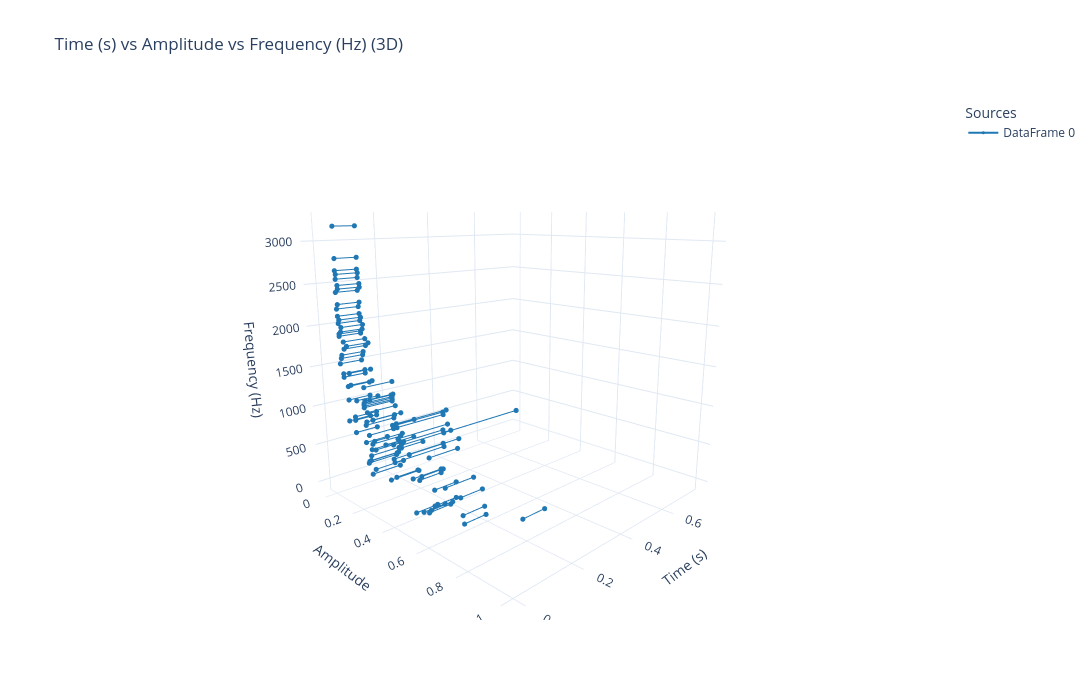

The code cell stored with this chart in its notebook:
### Code cell
from audiospylt.multiplotter import plot_combined_3d

plot_combined_3d(dfs=[new_df],
    axis_order=("time", "amp", "freq"),
    flip={"time": True},
    plot_width=1100,
    plot_height=700,
)  # if df also has amp_min/amp_max columns

### Figure 1 — Plotly figure (JSON) as saved in the notebook; plotly's stock layout.template omitted (floating-point values rounded to 4 significant figures)
{"data": [{"legendgroup": "DataFrame 0", "line": {"color": "#1f77b4", "width": 2}, "marker": {"color": "#1f77b4", "size": 3}, "mode": "lines+markers", "name": "DataFrame 0", "showlegend": true, "type": "scatter3d", "x": [0.03, 0.1], "y": [0.4819, 0.4819], "z": [71.43, 71.43]}, {"legendgroup": "DataFrame 0", "line": {"color": "#1f77b4", "width": 2}, "marker": {"color": "#1f77b4", "size": 3}, "mode": "lines+markers", "name": "DataFrame 0", "showlegend": false, "type": "scatter3d", "x": [0.03, 0.1], "y": [0.5253, 0.5253], "z": [128.6, 128.6]}, {"legendgroup": "DataFrame 0", "line": {"color": "#1f77b4", "width": 2}, "marker": {"color": "#1f77b4", "size": 3}, "mode": "lines+markers", "name": "DataFrame 0", "showlegend": false, "type": "scatter3d", "x": [0.03, 0.1], "y": [0.5565, 0.5565], "z": [157.1, 157.1]}, {"legendgroup": "DataFrame 0", "line": {"color": "#1f77b4", "width": 2}, "marker": {"color": "#1f77b4", "size": 3}, "mode": "lines+markers", "name": "DataFrame 0", "showlegend": false, "type": "scatter3d", "x": [0.03, 0.1], "y": [0.5679, 0.5679], "z": [200, 200]}, {"legendgroup": "DataFrame 0", "line": {"color": "#1f77b4", "width": 2}, "marker": {"color": "#1f77b4", "size": 3}, "mode": "lines+markers", "name": "DataFrame 0", "showlegend": false, "type": "scatter3d", "x": [0.03, 0.1], "y": [0.7405, 0.7405], "z": [242.9, 242.9]}, {"legendgroup": "DataFrame 0", "line": {"color": "#1f77b4", "width": 2}, "marker": {"color": "#1f77b4", "size": 3}, "mode": "lines+markers", "name": "DataFrame 0", "showlegend": false, "type": "scatter3d", "x": [0.03, 0.1], "y": [0.5877, 0.5877], "z": [271.4, 271.4]}, {"legendgroup": "DataFrame 0", "line": {"color": "#1f77b4", "width": 2}, "marker": {"color": "#1f77b4", "size": 3}, "mode": "lines+markers", "name": "DataFrame 0", "showlegend": false, "type": "scatter3d", "x": [0.03, 0.1], "y": [0.7338, 0.7338], "z": [328.6, 328.6]}, {"legendgroup": "DataFrame 0", "line": {"color": "#1f77b4", "width": 2}, "marker": {"color": "#1f77b4", "size": 3}, "mode": "lines+markers", "name": "DataFrame 0", "showlegend": false, "type": "scatter3d", "x": [0.03, 0.1], "y": [0.3691, 0.3691], "z": [385.7, 385.7]}, {"legendgroup": "DataFrame 0", "line": {"color": "#1f77b4", "width": 2}, "marker": {"color": "#1f77b4", "size": 3}, "mode": "lines+markers", "name": "DataFrame 0", "showlegend": false, "type": "scatter3d", "x": [0.03, 0.1], "y": [0.5892, 0.5892], "z": [457.1, 457.1]}, {"legendgroup": "DataFrame 0", "line": {"color": "#1f77b4", "width": 2}, "marker": {"color": "#1f77b4", "size": 3}, "mode": "lines+markers", "name": "DataFrame 0", "showlegend": false, "type": "scatter3d", "x": [0.03, 0.1], "y": [0.5069, 0.5069], "z": [485.7, 485.7]}, {"legendgroup": "DataFrame 0", "line": {"color": "#1f77b4", "width": 2}, "marker": {"color": "#1f77b4", "size": 3}, "mode": "lines+markers", "name": "DataFrame 0", "showlegend": false, "type": "scatter3d", "x": [0.03, 0.1], "y": [0.7239, 0.7239], "z": [514.3, 514.3]}, {"legendgroup": "DataFrame 0", "line": {"color": "#1f77b4", "width": 2}, "marker": {"color": "#1f77b4", "size": 3}, "mode": "lines+markers", "name": "DataFrame 0", "showlegend": false, "type": "scatter3d", "x": [0.03, 0.1], "y": [0.5196, 0.5196], "z": [542.9, 542.9]}, {"legendgroup": "DataFrame 0", "line": {"color": "#1f77b4", "width": 2}, "marker": {"color": "#1f77b4", "size": 3}, "mode": "lines+markers", "name": "DataFrame 0", "showlegend": false, "type": "scatter3d", "x": [0.03, 0.1], "y": [1, 1], "z": [600, 600]}, {"legendgroup": "DataFrame 0", "line": {"color": "#1f77b4", "width": 2}, "marker": {"color": "#1f77b4", "size": 3}, "mode": "lines+markers", "name": "DataFrame 0", "showlegend": false, "type": "scatter3d", "x": [0.03, 0.1], "y": [0.1772, 0.1772], "z": [642.9, 642.9]}, {"legendgroup": "DataFrame 0", "line": {"color": "#1f77b4", "width": 2}, "marker": {"color": "#1f77b4", "size": 3}, "mode": "lines+markers", "name": "DataFrame 0", "showlegend": false, "type": "scatter3d", "x": [0.03, 0.1], "y": [0.109, 0.109], "z": [714.3, 714.3]}, {"legendgroup": "DataFrame 0", "line": {"color": "#1f77b4", "width": 2}, "marker": {"color": "#1f77b4", "size": 3}, "mode": "lines+markers", "name": "DataFrame 0", "showlegend": false, "type": "scatter3d", "x": [0.03, 0.1], "y": [0.4055, 0.4055], "z": [771.4, 771.4]}, {"legendgroup": "DataFrame 0", "line": {"color": "#1f77b4", "width": 2}, "marker": {"color": "#1f77b4", "size": 3}, "mode": "lines+markers", "name": "DataFrame 0", "showlegend": false, "type": "scatter3d", "x": [0.03, 0.1], "y": [0.06382, 0.06382], "z": [828.6, 828.6]}, {"legendgroup": "DataFrame 0", "line": {"color": "#1f77b4", "width": 2}, "marker": {"color": "#1f77b4", "size": 3}, "mode": "lines+markers", "name": "DataFrame 0", "showlegend": false, "type": "scatter3d", "x": [0.03, 0.1], "y": [0.1086, 0.1086], "z": [871.4, 871.4]}, {"legendgroup": "DataFrame 0", "line": {"color": "#1f77b4", "width": 2}, "marker": {"color": "#1f77b4", "size": 3}, "mode": "lines+markers", "name": "DataFrame 0", "showlegend": false, "type": "scatter3d", "x": [0.03, 0.1], "y": [0.1087, 0.1087], "z": [914.3, 914.3]}, {"legendgroup": "DataFrame 0", "line": {"color": "#1f77b4", "width": 2}, "marker": {"color": "#1f77b4", "size": 3}, "mode": "lines+markers", "name": "DataFrame 0", "showlegend": false, "type": "scatter3d", "x": [0.03, 0.1], "y": [0.3569, 0.3569], "z": [1000, 1000]}, {"legendgroup": "DataFrame 0", "line": {"color": "#1f77b4", "width": 2}, "marker": {"color": "#1f77b4", "size": 3}, "mode": "lines+markers", "name": "DataFrame 0", "showlegend": false, "type": "scatter3d", "x": [0.03, 0.1], "y": [0.06841, 0.06841], "z": [1100, 1100]}, {"legendgroup": "DataFrame 0", "line": {"color": "#1f77b4", "width": 2}, "marker": {"color": "#1f77b4", "size": 3}, "mode": "lines+markers", "name": "DataFrame 0", "showlegend": false, "type": "scatter3d", "x": [0.03, 0.1], "y": [0.1249, 0.1249], "z": [1129.0, 1129.0]}, {"legendgroup": "DataFrame 0", "line": {"color": "#1f77b4", "width": 2}, "marker": {"color": "#1f77b4", "size": 3}, "mode": "lines+markers", "name": "DataFrame 0", "showlegend": false, "type": "scatter3d", "x": [0.03, 0.1], "y": [0.2161, 0.2161], "z": [1200, 1200]}, {"legendgroup": "DataFrame 0", "line": {"color": "#1f77b4", "width": 2}, "marker": {"color": "#1f77b4", "size": 3}, "mode": "lines+markers", "name": "DataFrame 0", "showlegend": false, "type": "scatter3d", "x": [0.03, 0.1], "y": [0.06946, 0.06946], "z": [1271.0, 1271.0]}, {"legendgroup": "DataFrame 0", "line": {"color": "#1f77b4", "width": 2}, "marker": {"color": "#1f77b4", "size": 3}, "mode": "lines+markers", "name": "DataFrame 0", "showlegend": false, "type": "scatter3d", "x": [0.03, 0.1], "y": [0.08924, 0.08924], "z": [1300, 1300]}, {"legendgroup": "DataFrame 0", "line": {"color": "#1f77b4", "width": 2}, "marker": {"color": "#1f77b4", "size": 3}, "mode": "lines+markers", "name": "DataFrame 0", "showlegend": false, "type": "scatter3d", "x": [0.03, 0.1], "y": [0.04241, 0.04241], "z": [1371.0, 1371.0]}, {"legendgroup": "DataFrame 0", "line": {"color": "#1f77b4", "width": 2}, "marker": {"color": "#1f77b4", "size": 3}, "mode": "lines+markers", "name": "DataFrame 0", "showlegend": false, "type": "scatter3d", "x": [0.03, 0.1], "y": [0.0413, 0.0413], "z": [1414.0, 1414.0]}, {"legendgroup": "DataFrame 0", "line": {"color": "#1f77b4", "width": 2}, "marker": {"color": "#1f77b4", "size": 3}, "mode": "lines+markers", "name": "DataFrame 0", "showlegend": false, "type": "scatter3d", "x": [0.03, 0.1], "y": [0.08236, 0.08236], "z": [1443.0, 1443.0]}, {"legendgroup": "DataFrame 0", "line": {"color": "#1f77b4", "width": 2}, "marker": {"color": "#1f77b4", "size": 3}, "mode": "lines+markers", "name": "DataFrame 0", "showlegend": false, "type": "scatter3d", "x": [0.03, 0.1], "y": [0.02051, 0.02051], "z": [1529.0, 1529.0]}, {"legendgroup": "DataFrame 0", "line": {"color": "#1f77b4", "width": 2}, "marker": {"color": "#1f77b4", "size": 3}, "mode": "lines+markers", "name": "DataFrame 0", "showlegend": false, "type": "scatter3d", "x": [0.03, 0.1], "y": [0.03049, 0.03049], "z": [1600, 1600]}, {"legendgroup": "DataFrame 0", "line": {"color": "#1f77b4", "width": 2}, "marker": {"color": "#1f77b4", "size": 3}, "mode": "lines+markers", "name": "DataFrame 0", "showlegend": false, "type": "scatter3d", "x": [0.03, 0.1], "y": [0.0358, 0.0358], "z": [1643.0, 1643.0]}, {"legendgroup": "DataFrame 0", "line": {"color": "#1f77b4", "width": 2}, "marker": {"color": "#1f77b4", "size": 3}, "mode": "lines+markers", "name": "DataFrame 0", "showlegend": false, "type": "scatter3d", "x": [0.03, 0.1], "y": [0.055, 0.055], "z": [1729.0, 1729.0]}, {"legendgroup": "DataFrame 0", "line": {"color": "#1f77b4", "width": 2}, "marker": {"color": "#1f77b4", "size": 3}, "mode": "lines+markers", "name": "DataFrame 0", "showlegend": false, "type": "scatter3d", "x": [0.03, 0.1], "y": [0.07401, 0.07401], "z": [1771.0, 1771.0]}, {"legendgroup": "DataFrame 0", "line": {"color": "#1f77b4", "width": 2}, "marker": {"color": "#1f77b4", "size": 3}, "mode": "lines+markers", "name": "DataFrame 0", "showlegend": false, "type": "scatter3d", "x": [0.03, 0.1], "y": [0.05238, 0.05238], "z": [1814.0, 1814.0]}, {"legendgroup": "DataFrame 0", "line": {"color": "#1f77b4", "width": 2}, "marker": {"color": "#1f77b4", "size": 3}, "mode": "lines+markers", "name": "DataFrame 0", "showlegend": false, "type": "scatter3d", "x": [0.03, 0.1], "y": [0.02452, 0.02452], "z": [1871.0, 1871.0]}, {"legendgroup": "DataFrame 0", "line": {"color": "#1f77b4", "width": 2}, "marker": {"color": "#1f77b4", "size": 3}, "mode": "lines+markers", "name": "DataFrame 0", "showlegend": false, "type": "scatter3d", "x": [0.03, 0.1], "y": [0.0252, 0.0252], "z": [1900, 1900]}, {"legendgroup": "DataFrame 0", "line": {"color": "#1f77b4", "width": 2}, "marker": {"color": "#1f77b4", "size": 3}, "mode": "lines+markers", "name": "DataFrame 0", "showlegend": false, "type": "scatter3d", "x": [0.03, 0.1], "y": [0.0373, 0.0373], "z": [1929.0, 1929.0]}, {"legendgroup": "DataFrame 0", "line": {"color": "#1f77b4", "width": 2}, "marker": {"color": "#1f77b4", "size": 3}, "mode": "lines+markers", "name": "DataFrame 0", "showlegend": false, "type": "scatter3d", "x": [0.03, 0.1], "y": [0.04176, 0.04176], "z": [1986.0, 1986.0]}, {"legendgroup": "DataFrame 0", "line": {"color": "#1f77b4", "width": 2}, "marker": {"color": "#1f77b4", "size": 3}, "mode": "lines+markers", "name": "DataFrame 0", "showlegend": false, "type": "scatter3d", "x": [0.03, 0.1], "y": [0.02381, 0.02381], "z": [2029.0, 2029.0]}, {"legendgroup": "DataFrame 0", "line": {"color": "#1f77b4", "width": 2}, "marker": {"color": "#1f77b4", "size": 3}, "mode": "lines+markers", "name": "DataFrame 0", "showlegend": false, "type": "scatter3d", "x": [0.03, 0.1], "y": [0.02994, 0.02994], "z": [2071.0, 2071.0]}, {"legendgroup": "DataFrame 0", "line": {"color": "#1f77b4", "width": 2}, "marker": {"color": "#1f77b4", "size": 3}, "mode": "lines+markers", "name": "DataFrame 0", "showlegend": false, "type": "scatter3d", "x": [0.03, 0.1], "y": [0.02168, 0.02168], "z": [2114.0, 2114.0]}, {"legendgroup": "DataFrame 0", "line": {"color": "#1f77b4", "width": 2}, "marker": {"color": "#1f77b4", "size": 3}, "mode": "lines+markers", "name": "DataFrame 0", "showlegend": false, "type": "scatter3d", "x": [0.03, 0.1], "y": [0.01789, 0.01789], "z": [2200, 2200]}, {"legendgroup": "DataFrame 0", "line": {"color": "#1f77b4", "width": 2}, "marker": {"color": "#1f77b4", "size": 3}, "mode": "lines+markers", "name": "DataFrame 0", "showlegend": false, "type": "scatter3d", "x": [0.03, 0.1], "y": [0.02598, 0.02598], "z": [2257.0, 2257.0]}, {"legendgroup": "DataFrame 0", "line": {"color": "#1f77b4", "width": 2}, "marker": {"color": "#1f77b4", "size": 3}, "mode": "lines+markers", "name": "DataFrame 0", "showlegend": false, "type": "scatter3d", "x": [0.03, 0.1], "y": [0.01751, 0.01751], "z": [2400, 2400]}, {"legendgroup": "DataFrame 0", "line": {"color": "#1f77b4", "width": 2}, "marker": {"color": "#1f77b4", "size": 3}, "mode": "lines+markers", "name": "DataFrame 0", "showlegend": false, "type": "scatter3d", "x": [0.03, 0.1], "y": [0.03345, 0.03345], "z": [2443.0, 2443.0]}, {"legendgroup": "DataFrame 0", "line": {"color": "#1f77b4", "width": 2}, "marker": {"color": "#1f77b4", "size": 3}, "mode": "lines+markers", "name": "DataFrame 0", "showlegend": false, "type": "scatter3d", "x": [0.03, 0.1], "y": [0.03222, 0.03222], "z": [2486.0, 2486.0]}, {"legendgroup": "DataFrame 0", "line": {"color": "#1f77b4", "width": 2}, "marker": {"color": "#1f77b4", "size": 3}, "mode": "lines+markers", "name": "DataFrame 0", "showlegend": false, "type": "scatter3d", "x": [0.03, 0.1], "y": [0.02234, 0.02234], "z": [2557.0, 2557.0]}, {"legendgroup": "DataFrame 0", "line": {"color": "#1f77b4", "width": 2}, "marker": {"color": "#1f77b4", "size": 3}, "mode": "lines+markers", "name": "DataFrame 0", "showlegend": false, "type": "scatter3d", "x": [0.03, 0.1], "y": [0.02526, 0.02526], "z": [2614.0, 2614.0]}, {"legendgroup": "DataFrame 0", "line": {"color": "#1f77b4", "width": 2}, "marker": {"color": "#1f77b4", "size": 3}, "mode": "lines+markers", "name": "DataFrame 0", "showlegend": false, "type": "scatter3d", "x": [0.03, 0.1], "y": [0.02022, 0.02022], "z": [2657.0, 2657.0]}, {"legendgroup": "DataFrame 0", "line": {"color": "#1f77b4", "width": 2}, "marker": {"color": "#1f77b4", "size": 3}, "mode": "lines+markers", "name": "DataFrame 0", "showlegend": false, "type": "scatter3d", "x": [0.03, 0.1], "y": [0.02334, 0.02334], "z": [2800, 2800]}, {"legendgroup": "DataFrame 0", "line": {"color": "#1f77b4", "width": 2}, "marker": {"color": "#1f77b4", "size": 3}, "mode": "lines+markers", "name": "DataFrame 0", "showlegend": false, "type": "scatter3d", "x": [0.03, 0.1], "y": [0.02375, 0.02375], "z": [3171.0, 3171.0]}, {"legendgroup": "DataFrame 0", "line": {"color": "#1f77b4", "width": 2}, "marker": {"color": "#1f77b4", "size": 3}, "mode": "lines+markers", "name": "DataFrame 0", "showlegend": false, "type": "scatter3d", "x": [0.1, 0.2], "y": [0.06012, 0.06012], "z": [30, 30]}, {"legendgroup": "DataFrame 0", "line": {"color": "#1f77b4", "width": 2}, "marker": {"color": "#1f77b4", "size": 3}, "mode": "lines+markers", "name": "DataFrame 0", "showlegend": false, "type": "scatter3d", "x": [0.1, 0.2], "y": [0.1909, 0.1909], "z": [80, 80]}, {"legendgroup": "DataFrame 0", "line": {"color": "#1f77b4", "width": 2}, "marker": {"color": "#1f77b4", "size": 3}, "mode": "lines+markers", "name": "DataFrame 0", "showlegend": false, "type": "scatter3d", "x": [0.1, 0.2], "y": [0.08449, 0.08449], "z": [120, 120]}, {"legendgroup": "DataFrame 0", "line": {"color": "#1f77b4", "width": 2}, "marker": {"color": "#1f77b4", "size": 3}, "mode": "lines+markers", "name": "DataFrame 0", "showlegend": false, "type": "scatter3d", "x": [0.1, 0.2], "y": [0.03529, 0.03529], "z": [160, 160]}, {"legendgroup": "DataFrame 0", "line": {"color": "#1f77b4", "width": 2}, "marker": {"color": "#1f77b4", "size": 3}, "mode": "lines+markers", "name": "DataFrame 0", "showlegend": false, "type": "scatter3d", "x": [0.1, 0.2], "y": [0.04094, 0.04094], "z": [190, 190]}, {"legendgroup": "DataFrame 0", "line": {"color": "#1f77b4", "width": 2}, "marker": {"color": "#1f77b4", "size": 3}, "mode": "lines+markers", "name": "DataFrame 0", "showlegend": false, "type": "scatter3d", "x": [0.1, 0.2], "y": [0.05133, 0.05133], "z": [210, 210]}, {"legendgroup": "DataFrame 0", "line": {"color": "#1f77b4", "width": 2}, "marker": {"color": "#1f77b4", "size": 3}, "mode": "lines+markers", "name": "DataFrame 0", "showlegend": false, "type": "scatter3d", "x": [0.1, 0.2], "y": [0.3369, 0.3369], "z": [240, 240]}, {"legendgroup": "DataFrame 0", "line": {"color": "#1f77b4", "width": 2}, "marker": {"color": "#1f77b4", "size": 3}, "mode": "lines+markers", "name": "DataFrame 0", "showlegend": false, "type": "scatter3d", "x": [0.1, 0.2], "y": [0.05606, 0.05606], "z": [280, 280]}, {"legendgroup": "DataFrame 0", "line": {"color": "#1f77b4", "width": 2}, "marker": {"color": "#1f77b4", "size": 3}, "mode": "lines+markers", "name": "DataFrame 0", "showlegend": false, "type": "scatter3d", "x": [0.1, 0.2], "y": [0.528, 0.528], "z": [320, 320]}, {"legendgroup": "DataFrame 0", "line": {"color": "#1f77b4", "width": 2}, "marker": {"color": "#1f77b4", "size": 3}, "mode": "lines+markers", "name": "DataFrame 0", "showlegend": false, "type": "scatter3d", "x": [0.1, 0.2], "y": [0.06308, 0.06308], "z": [370, 370]}, {"legendgroup": "DataFrame 0", "line": {"color": "#1f77b4", "width": 2}, "marker": {"color": "#1f77b4", "size": 3}, "mode": "lines+markers", "name": "DataFrame 0", "showlegend": false, "type": "scatter3d", "x": [0.1, 0.2], "y": [0.09105, 0.09105], "z": [390, 390]}, {"legendgroup": "DataFrame 0", "line": {"color": "#1f77b4", "width": 2}, "marker": {"color": "#1f77b4", "size": 3}, "mode": "lines+markers", "name": "DataFrame 0", "showlegend": false, "type": "scatter3d", "x": [0.1, 0.2], "y": [0.07017, 0.07017], "z": [450, 450]}, {"legendgroup": "DataFrame 0", "line": {"color": "#1f77b4", "width": 2}, "marker": {"color": "#1f77b4", "size": 3}, "mode": "lines+markers", "name": "DataFrame 0", "showlegend": false, "type": "scatter3d", "x": [0.1, 0.2], "y": [0.08413, 0.08413], "z": [500, 500]}, {"legendgroup": "DataFrame 0", "line": {"color": "#1f77b4", "width": 2}, "marker": {"color": "#1f77b4", "size": 3}, "mode": "lines+markers", "name": "DataFrame 0", "showlegend": false, "type": "scatter3d", "x": [0.1, 0.2], "y": [0.1637, 0.1637], "z": [520, 520]}, {"legendgroup": "DataFrame 0", "line": {"color": "#1f77b4", "width": 2}, "marker": {"color": "#1f77b4", "size": 3}, "mode": "lines+markers", "name": "DataFrame 0", "showlegend": false, "type": "scatter3d", "x": [0.1, 0.2], "y": [0.04773, 0.04773], "z": [550, 550]}, {"legendgroup": "DataFrame 0", "line": {"color": "#1f77b4", "width": 2}, "marker": {"color": "#1f77b4", "size": 3}, "mode": "lines+markers", "name": "DataFrame 0", "showlegend": false, "type": "scatter3d", "x": [0.1, 0.2], "y": [0.4395, 0.4395], "z": [600, 600]}, {"legendgroup": "DataFrame 0", "line": {"color": "#1f77b4", "width": 2}, "marker": {"color": "#1f77b4", "size": 3}, "mode": "lines+markers", "name": "DataFrame 0", "showlegend": false, "type": "scatter3d", "x": [0.1, 0.2], "y": [0.02743, 0.02743], "z": [670, 670]}, {"legendgroup": "DataFrame 0", "line": {"color": "#1f77b4", "width": 2}, "marker": {"color": "#1f77b4", "size": 3}, "mode": "lines+markers", "name": "DataFrame 0", "showlegend": false, "type": "scatter3d", "x": [0.1, 0.2], "y": [0.03363, 0.03363], "z": [720, 720]}, {"legendgroup": "DataFrame 0", "line": {"color": "#1f77b4", "width": 2}, "marker": {"color": "#1f77b4", "size": 3}, "mode": "lines+markers", "name": "DataFrame 0", "showlegend": false, "type": "scatter3d", "x": [0.1, 0.2], "y": [0.07981, 0.07981], "z": [780, 780]}, {"legendgroup": "DataFrame 0", "line": {"color": "#1f77b4", "width": 2}, "marker": {"color": "#1f77b4", "size": 3}, "mode": "lines+markers", "name": "DataFrame 0", "showlegend": false, "type": "scatter3d", "x": [0.1, 0.2], "y": [0.04202, 0.04202], "z": [850, 850]}, {"legendgroup": "DataFrame 0", "line": {"color": "#1f77b4", "width": 2}, "marker": {"color": "#1f77b4", "size": 3}, "mode": "lines+markers", "name": "DataFrame 0", "showlegend": false, "type": "scatter3d", "x": [0.1, 0.2], "y": [0.02043, 0.02043], "z": [900, 900]}, {"legendgroup": "DataFrame 0", "line": {"color": "#1f77b4", "width": 2}, "marker": {"color": "#1f77b4", "size": 3}, "mode": "lines+markers", "name": "DataFrame 0", "showlegend": false, "type": "scatter3d", "x": [0.1, 0.2], "y": [0.0216, 0.0216], "z": [920, 920]}, {"legendgroup": "DataFrame 0", "line": {"color": "#1f77b4", "width": 2}, "marker": {"color": "#1f77b4", "size": 3}, "mode": "lines+markers", "name": "DataFrame 0", "showlegend": false, "type": "scatter3d", "x": [0.1, 0.2], "y": [0.01989, 0.01989], "z": [940, 940]}, {"legendgroup": "DataFrame 0", "line": {"color": "#1f77b4", "width": 2}, "marker": {"color": "#1f77b4", "size": 3}, "mode": "lines+markers", "name": "DataFrame 0", "showlegend": false, "type": "scatter3d", "x": [0.1, 0.2], "y": [0.02146, 0.02146], "z": [960, 960]}, {"legendgroup": "DataFrame 0", "line": {"color": "#1f77b4", "width": 2}, "marker": {"color": "#1f77b4", "size": 3}, "mode": "lines+markers", "name": "DataFrame 0", "showlegend": false, "type": "scatter3d", "x": [0.1, 0.2], "y": [0.02834, 0.02834], "z": [1000, 1000]}, {"legendgroup": "DataFrame 0", "line": {"color": "#1f77b4", "width": 2}, "marker": {"color": "#1f77b4", "size": 3}, "mode": "lines+markers", "name": "DataFrame 0", "showlegend": false, "type": "scatter3d", "x": [0.1, 0.2], "y": [0.02496, 0.02496], "z": [1170, 1170]}, {"legendgroup": "DataFrame 0", "line": {"color": "#1f77b4", "width": 2}, "marker": {"color": "#1f77b4", "size": 3}, "mode": "lines+markers", "name": "DataFrame 0", "showlegend": false, "type": "scatter3d", "x": [0.2, 0.4], "y": [0.02147, 0.02147], "z": [30, 30]}, {"legendgroup": "DataFrame 0", "line": {"color": "#1f77b4", "width": 2}, "marker": {"color": "#1f77b4", "size": 3}, "mode": "lines+markers", "name": "DataFrame 0", "showlegend": false, "type": "scatter3d", "x": [0.2, 0.4], "y": [0.01603, 0.01603], "z": [75, 75]}, {"legendgroup": "DataFrame 0", "line": {"color": "#1f77b4", "width": 2}, "marker": {"color": "#1f77b4", "size": 3}, "mode": "lines+markers", "name": "DataFrame 0", "showlegend": false, "type": "scatter3d", "x": [0.2, 0.4], "y": [0.1277, 0.1277], "z": [240, 240]}, {"legendgroup": "DataFrame 0", "line": {"color": "#1f77b4", "width": 2}, "marker": {"color": "#1f77b4", "size": 3}, "mode": "lines+markers", "name": "DataFrame 0", "showlegend": false, "type": "scatter3d", "x": [0.2, 0.4], "y": [0.01667, 0.01667], "z": [280, 280]}, {"legendgroup": "DataFrame 0", "line": {"color": "#1f77b4", "width": 2}, "marker": {"color": "#1f77b4", "size": 3}, "mode": "lines+markers", "name": "DataFrame 0", "showlegend": false, "type": "scatter3d", "x": [0.2, 0.4], "y": [0.07259, 0.07259], "z": [320, 320]}, {"legendgroup": "DataFrame 0", "line": {"color": "#1f77b4", "width": 2}, "marker": {"color": "#1f77b4", "size": 3}, "mode": "lines+markers", "name": "DataFrame 0", "showlegend": false, "type": "scatter3d", "x": [0.2, 0.4], "y": [0.05111, 0.05111], "z": [395, 395]}, {"legendgroup": "DataFrame 0", "line": {"color": "#1f77b4", "width": 2}, "marker": {"color": "#1f77b4", "size": 3}, "mode": "lines+markers", "name": "DataFrame 0", "showlegend": false, "type": "scatter3d", "x": [0.2, 0.4], "y": [0.02144, 0.02144], "z": [515, 515]}, {"legendgroup": "DataFrame 0", "line": {"color": "#1f77b4", "width": 2}, "marker": {"color": "#1f77b4", "size": 3}, "mode": "lines+markers", "name": "DataFrame 0", "showlegend": false, "type": "scatter3d", "x": [0.2, 0.4], "y": [0.01897, 0.01897], "z": [550, 550]}, {"legendgroup": "DataFrame 0", "line": {"color": "#1f77b4", "width": 2}, "marker": {"color": "#1f77b4", "size": 3}, "mode": "lines+markers", "name": "DataFrame 0", "showlegend": false, "type": "scatter3d", "x": [0.2, 0.4], "y": [0.04334, 0.04334], "z": [600, 600]}, {"legendgroup": "DataFrame 0", "line": {"color": "#1f77b4", "width": 2}, "marker": {"color": "#1f77b4", "size": 3}, "mode": "lines+markers", "name": "DataFrame 0", "showlegend": false, "type": "scatter3d", "x": [0.4, 0.75], "y": [0.0219, 0.0219], "z": [240, 240]}], "layout": {"height": 700, "legend": {"title": {"text": "Sources"}}, "scene": {"camera": {"center": {"x": 0, "y": 0, "z": 0}, "eye": {"x": 1.5, "y": 1.5, "z": 0.5}, "up": {"x": 0, "y": 0, "z": 1}}, "xaxis": {"range": [0.7875, -0.0375], "title": {"text": "Time (s)"}}, "yaxis": {"range": [-0.05, 1.05], "title": {"text": "Amplitude"}}, "zaxis": {"range": [-158.6, 3330.0], "title": {"text": "Frequency (Hz)"}}}, "showlegend": true, "title": {"text": "Time (s) vs Amplitude vs Frequency (Hz) (3D)"}, "width": 1100}}
